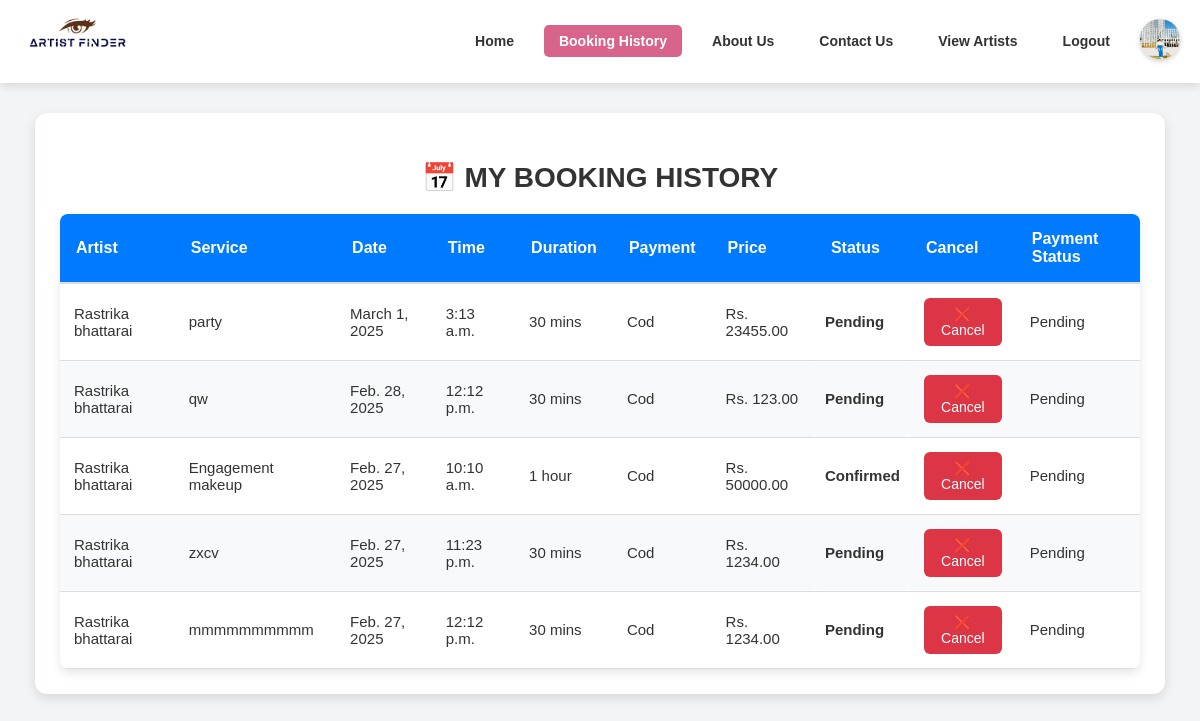
The app's page /booking-history/ (signed in), older data.
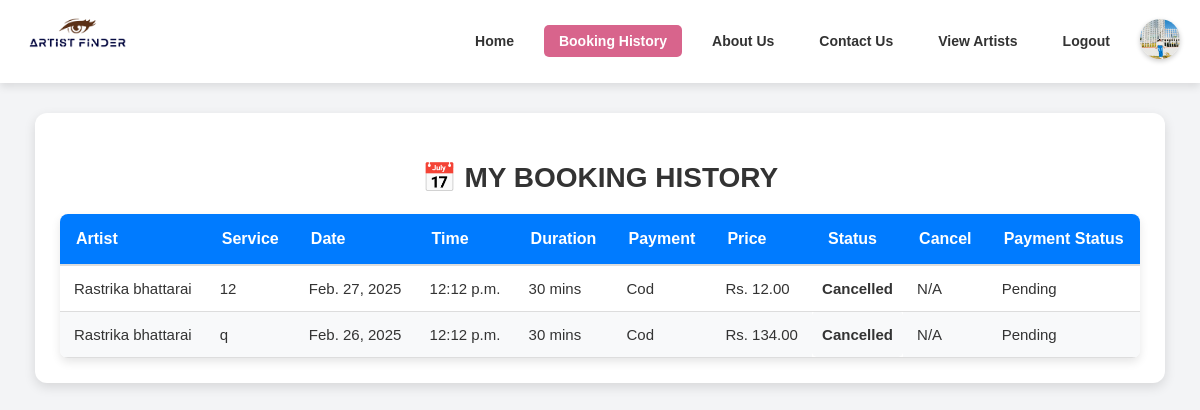
The same page, newer data.
### accounts/models.py (models this page shows, shortened)
class Booking(models.Model):
    PAYMENT_CHOICES = [
        ("khalti", "Khalti"),
        ("cod", "Cash on Delivery"),
    ]
    STATUS_CHOICES = [
        ("Pending", "Pending"),
        ("Confirmed", "Confirmed"),
        ("Cancelled", "Cancelled"),
    ]
    artist = models.ForeignKey(User, on_delete=models.CASCADE, related_name="bookings")
    client = models.ForeignKey(User, on_delete=models.CASCADE, related_name="client_bookings")
    service = models.ForeignKey("Service", on_delete=models.CASCADE, null=True, blank=True)
    date = models.DateField()
    time = models.TimeField()
    payment_method = models.CharField(max_length=10, choices=PAYMENT_CHOICES, default="cod")
    payment_status = models.CharField(max_length=20, default="Pending")
    status = models.CharField(max_length=10, choices=STATUS_CHOICES, default="Pending")
    latitude = models.DecimalField(max_digits=9, decimal_places=6, null=True, blank=True)  # ✅ Allow 6 decimal places
    longitude = models.DecimalField(max_digits=9, decimal_places=6, null=True, blank=True)  # ✅ Allow 6 decimal places
    created_at = models.DateTimeField(auto_now_add=True)
    class Meta:
        unique_together = ('artist', 'date', 'time')  # ✅ Prevent duplicate bookings

class User(AbstractUser):
    username = None  # ✅ Remove username field completely
    email = models.EmailField(unique=True)  # Email as the unique identifier
    phone = models.CharField(max_length=15, unique=True)
    password = models.CharField(max_length=100)
    profile_image = models.ImageField(upload_to="profile_images/", null=True, blank=True)
    is_verified = models.BooleanField(default=False)
    is_artist = models.BooleanField(default=False)
    otp = models.CharField(max_length=6, blank=True, null=True)  # ✅ Stores OTP
    city = models.CharField(max_length=100, null=True, blank=True)
    works_at = models.CharField(max_length=255, null=True, blank=True)
    experience_years = models.IntegerField(default=0, null=True, blank=True)
    training_certificate = models.FileField(upload_to="certificates/", null=True, blank=True)
    is_available = models.BooleanField(default=True)
    USERNAME_FIELD = "email"  # ✅ Login using email instead of username
    REQUIRED_FIELDS = []  # ✅ Don't require username
    objects = CustomUserManager()  # ✅ Use custom manager

class Service(models.Model):
    artist = models.ForeignKey(User, related_name='services', on_delete=models.CASCADE)
    service_name = models.CharField(max_length=255)
    price = models.DecimalField(max_digits=10, decimal_places=2)
    duration = models.CharField(max_length=50, default="30 mins")
    description = models.TextField(blank=True, null=True)
    created_at = models.DateTimeField(auto_now_add=True)

### accounts/views.py (the view)
# urls.py: path("booking-history/", views.booking_history, name="booking_history"),
@login_required
def booking_history(request):
    user_bookings = Booking.objects.filter(client=request.user).order_by("-date")
    user_notifications = Notification.objects.filter(user=request.user).order_by("-created_at")
    Notification.objects.filter(user=request.user, is_read=False).update(is_read=True)
    return render(request, "accounts/booking_history.html", {
        "user_bookings": user_bookings,
        "notifications": user_notifications
    })

### accounts/templates/accounts/booking_history.html (shortened to what this page needs)
{% load static %}
<!DOCTYPE html>
<html lang="en">
<head>
    <link rel="stylesheet" href="{% static 'css/booking_history.css' %}">
    <link rel="stylesheet" href="{% static 'css/home.css' %}">
</head>
<body>
    <header class="header">
        <div class="logo">
            <img src="{% static 'imagess/logo.png' %}" alt="Artist Finder Logo">
        </div>
        <nav class="navbar">
            <a href="{% url 'home' %}" class="nav-link">Home</a>
            <a href="{% url 'booking_history' %}" class="nav-link active">Booking History</a>
            <a href="{% url 'aboutus' %}" class="nav-link">About Us</a>
            <a href="{% url 'contactus' %}" class="nav-link">Contact Us</a>
            <a href="{% url 'artist_list' %}" class="nav-link">View Artists</a>
            <a href="{% url 'login' %}" class="nav-link">Logout</a>
            <div class="user-profile">
                <a href="{% url 'user_profile' %}">
                    <img src="{% static 'images/mi.jpg' %}" alt="User Profile" class="user-image">
                </a>
            </div>
        </nav>
    </header>
    <div class="booking-history-container">
        <h2>📅 My Booking History</h2>
        {% if user_bookings %}
        <table>
            <thead>
                <tr>
                    <th>Artist</th>
                    <th>Service</th>
                    <th>Date</th>
                    <th>Time</th>
                    <th>Duration</th>
                    <th>Payment</th>
                    <th>Price</th>
                    <th>Status</th>
                    <th>Cancel</th>
                    <th>Payment Status</th>
                </tr>
            </thead>
            <tbody>
                {% for booking in user_bookings %}
                <tr id="booking-row-{{ booking.id }}">
                    <td>{{ booking.artist.first_name }} {{ booking.artist.last_name }}</td>
                    <td>{{ booking.service.service_name }}</td>
                    <td>{{ booking.date }}</td>
                    <td>{{ booking.time }}</td>
                    <td>{{ booking.service.duration }}</td>
                    <td>{{ booking.payment_method|title }}</td>
                    <td>Rs. {{ booking.service.price }}</td>
                    <td id="status-{{ booking.id }}">{{ booking.status }}</td>
                    <td>
                        {% if booking.status == "Pending" or booking.status == "Confirmed" %}
                            <button type="button" class="cancel-btn"
                                onclick="confirmCancel('{{ booking.id }}', '{{ booking.service.id }}', '{{ booking.date }}')">
                                ❌ Cancel
                            </button>
                        {% else %}
                            <span class="cancelled-text">N/A</span>
                        {% endif %}
                    </td>
                    <td>
                        {% if booking.payment_method|lower == "cod" %}
                            <span class="pending-payment" id="payment-status-{{ booking.id }}">Pending</span>
                        {% else %}
                            <span class="paid-payment">Paid</span>
                        {% endif %}
                    </td>
                </tr>
                {% endfor %}
            </tbody>
        </table>
        {% else %}
            <p class="no-bookings">🙁 No bookings found.</p>
        {% endif %}
    </div>
</body>
</html>

### accounts/static/css/booking_history.css (style rules this page uses)
.booking-history-container { width: 90%; max-width: 1200px; margin: 30px auto; padding: 25px; background: #ffffff; box-shadow: 0px 4px 12px rgba(0, 0, 0, 0.12); border-radius: 12px; text-align: center; transition: all 0.3s ease-in-out; }
.booking-history-container h2 { font-size: 28px; font-weight: 600; color: #333; margin-bottom: 20px; text-transform: uppercase; }
table { width: 100%; border-collapse: collapse; margin-top: 15px; background: #ffffff; border-radius: 8px; overflow: hidden; box-shadow: 0px 4px 10px rgba(0, 0, 0, 0.1); }
thead { background: #007bff; color: white; font-size: 16px; }
th { padding: 16px; text-align: left; font-weight: 600; border-bottom: 2px solid #ddd; }
td { padding: 14px; border-bottom: 1px solid #ddd; font-size: 15px; text-align: left; transition: background 0.3s ease-in-out; }
tr:nth-child(even) { background: #f8f9fa; }
td[id^="status-"] { font-weight: bold; padding: 10px; border-radius: 5px; }

### accounts/static/css/home.css (style rules this page uses)
body { margin: 0; font-family: Arial, sans-serif; background-color: #f3f4f6; color: #333; overflow-x: hidden; }
.header { display: flex; justify-content: space-between; align-items: center; padding: 10px 20px; background-color: #ffffff; box-shadow: 0 4px 8px rgba(0, 0, 0, 0.1); position: sticky; top: 0; z-index: 1000; }
.header .logo img { width: 120px; height: auto; }
.navbar { display: flex; align-items: center; gap: 15px; }
.nav-link { text-decoration: none; color: #333; font-size: 14px; font-weight: bold; padding: 8px 15px; border-radius: 5px; transition: background-color 0.3s ease, color 0.3s ease; }
.nav-link.active { background-color: #D8648C; color: white; }
.user-profile { display: flex; align-items: center; }
.user-profile .user-image { width: 40px; height: 40px; border-radius: 50%; box-shadow: 0 2px 5px rgba(0, 0, 0, 0.2); }

### accounts/templates/accounts/booking_history.html (style rules this page uses)
.booking-history-container { width: 90%; max-width: 1200px; margin: 30px auto; padding: 25px; background: #ffffff; box-shadow: 0px 4px 12px rgba(0, 0, 0, 0.12); border-radius: 12px; text-align: center; transition: all 0.3s ease-in-out; }
.booking-history-container h2 { font-size: 28px; font-weight: 600; color: #333; margin-bottom: 20px; text-transform: uppercase; }
table { width: 100%; border-collapse: collapse; margin-top: 15px; background: #ffffff; border-radius: 8px; overflow: hidden; box-shadow: 0px 4px 10px rgba(0, 0, 0, 0.1); }
thead { background: #007bff; color: white; font-size: 16px; }
th { padding: 16px; text-align: left; font-weight: 600; border-bottom: 2px solid #ddd; }
td { padding: 14px; border-bottom: 1px solid #ddd; font-size: 15px; text-align: left; transition: background 0.3s ease-in-out; }
tr:nth-child(even) { background: #f8f9fa; }
td[id^="status-"] { font-weight: bold; padding: 10px; border-radius: 5px; }

Row changes from the older to the newer data that the page shows:
removed Booking: artist.first_name "Rastrika", artist.last_name "bhattarai", service.service_name "party", date "March 1, 2025", time "3:13 a.m.", service.duration "30 mins", payment_method "Cod", service.price "23455.00", status "Pending"
removed Booking: artist.first_name "Rastrika", artist.last_name "bhattarai", service.service_name "qw", date "Feb. 28, 2025", time "12:12 p.m.", service.duration "30 mins", payment_method "Cod", service.price "123.00", status "Pending"
removed Booking: artist.first_name "Rastrika", artist.last_name "bhattarai", service.service_name "Engagement makeup", date "Feb. 27, 2025", time "10:10 a.m.", service.duration "1 hour", payment_method "Cod", service.price "50000.00", status "Confirmed"
removed Booking: artist.first_name "Rastrika", artist.last_name "bhattarai", service.service_name "zxcv", date "Feb. 27, 2025", time "11:23 p.m.", service.duration "30 mins", payment_method "Cod", service.price "1234.00", status "Pending"
removed Booking: artist.first_name "Rastrika", artist.last_name "bhattarai", service.service_name "mmmmmmmmmm", date "Feb. 27, 2025", time "12:12 p.m.", service.duration "30 mins", payment_method "Cod", service.price "1234.00", status "Pending"
added Booking: artist.first_name "Rastrika", artist.last_name "bhattarai", service.service_name "12", date "Feb. 27, 2025", time "12:12 p.m.", service.duration "30 mins", payment_method "Cod", service.price "12.00", status "Cancelled", shows "N/A"
added Booking: artist.first_name "Rastrika", artist.last_name "bhattarai", service.service_name "q", date "Feb. 26, 2025", time "12:12 p.m.", service.duration "30 mins", payment_method "Cod", service.price "134.00", status "Cancelled", shows "N/A"
